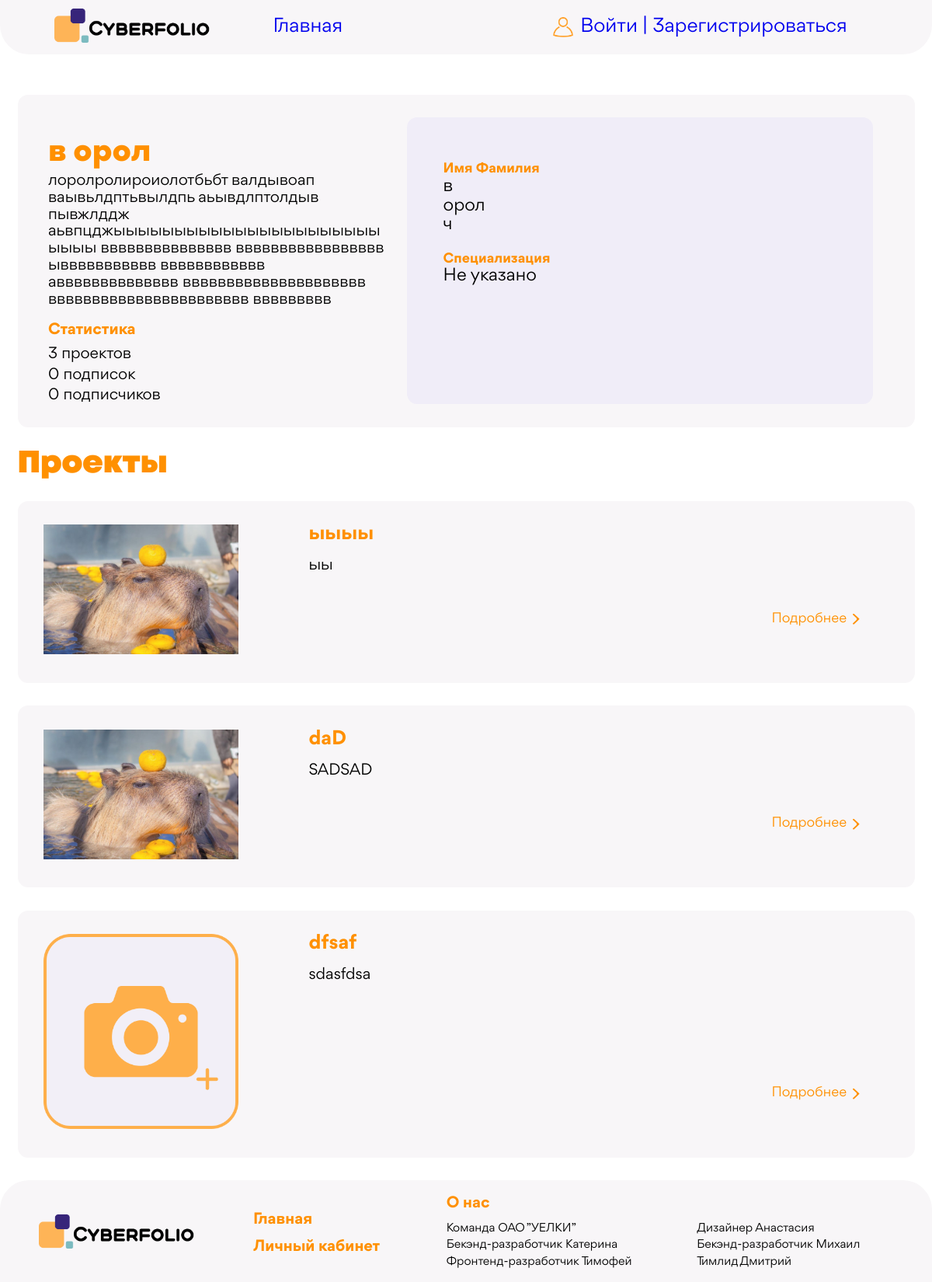
/profile/admin, run on the app's committed database.
### Accounts/models.py (models this page shows, shortened)
class User(AbstractUser):
    sur_sur_name = models.CharField(max_length=20, verbose_name="Фамилия",blank=True)
    slug = models.SlugField(verbose_name='Слаг', unique=True)
    descriptions = models.TextField(max_length=300, verbose_name='Описание',blank=True)
    email = models.EmailField(verbose_name='Почта',blank=True)
    spec = models.ForeignKey('Specs', db_index=True, on_delete=models.PROTECT, verbose_name="Специализация",blank=True, default=1)
    photo = models.ImageField(upload_to=user_directory_path, blank=True, verbose_name="Фото")
    time_create = models.DateTimeField(auto_now_add=True, verbose_name="Время создания")
    vk_url = models.URLField(max_length=128, blank=True, verbose_name='VK')
    hh_url = models.URLField(max_length=128,blank=True, verbose_name='HH')
    behance_url = models.URLField(max_length=128,blank=True,verbose_name='BH')
    def get_projects(self):
        return Project.objects.all().filter(users=self)
    def count_projects(self):
        return self.get_projects().count()
    def get_followers(self):
        return Follow.objects.all().filter(follow_from_id=self.id).values_list('follow_to', flat=True)
    def count_followers(self):
        return self.get_followers().count()
    def count_followings(self):
        return Follow.objects.all().filter(follow_to_id=self.id).count()
    class Meta:
        verbose_name = 'Юзер'
        verbose_name_plural = 'Юзеры'
        ordering = ['id']

class Specs(models.Model):
    name = models.CharField(max_length=40, verbose_name="Специализация")
    def __str__(self):
        return self.name
    class Meta:
        verbose_name = 'Специализация'
        verbose_name_plural = 'Специализации'
        ordering = ['id']

class Project(models.Model):
    slug = models.SlugField(verbose_name='Слаг', unique=False)
    name = models.CharField(max_length=50, db_index=True, verbose_name="Название")
    users = models.ManyToManyField(User)
    type = models.ForeignKey('TypeProject', on_delete=models.PROTECT, verbose_name='Тип преокта', default=1)
    spec_proj = models.ForeignKey('SpecProject', on_delete=models.PROTECT, verbose_name='Специализация', default=1)
    sum_unregistred = models.IntegerField(default=0, verbose_name='Сумма оценок незареганных')
    count_unregistred = models.IntegerField(default=0, verbose_name='Количество оценок незареганных')
    descriptions = models.TextField(max_length=300, verbose_name='Описание')
    key_words= models.TextField(max_length=100, verbose_name='Ключевые слова')
    url = models.URLField(max_length=128,  blank=True, verbose_name='URL')
    time_developing = models.CharField(max_length=30,  verbose_name="Время разработки")
    teammate1 = models.URLField(max_length=128,  blank=True, verbose_name='Тиммейт1')
    teammate2 = models.URLField(max_length=128,  blank=True, verbose_name='Тиммейт2')
    teammate3 = models.URLField(max_length=128,  blank=True, verbose_name='Тиммейт3')
    teammate4 = models.URLField(max_length=128,  blank=True, verbose_name='Тиммейт4')
    teammate5 = models.URLField(max_length=128,  blank=True, verbose_name='Тиммейт5')
    avatar_image = models.ImageField(upload_to=project_directory_path, blank=True, verbose_name="Аватар")
    main_image = models.ImageField(upload_to=project_directory_path, blank=True, verbose_name="Основное фото")
    class Meta:
        verbose_name = 'Проект'
        verbose_name_plural = 'Проекты'
        ordering = ['id']

### Accounts/views.py (the view)
# urls.py: path('profile/<slug:slug>', Profile.as_view(), name='profile'),
class Profile(DetailView):
    model = User
    template_name = 'user_profile.html'
    context_object_name = 'user'
    def get(self, request, *args, **kwargs):
        slug = self.kwargs.get(self.slug_url_kwarg, None)
        user_profile = get_object_or_404(User,slug=slug)
        is_your_profile = False
        if request.user.is_authenticated:
            if user_profile.id == request.user.id:
                is_your_profile = True
        return render(request, 'user_profile.html', {'user': user_profile, 'is_your_profile': is_your_profile, 'projects':user_profile.get_projects(), 'title': slug})

### templates/user_profile.html (shortened to what this page needs)
{% extends 'base.html' %}
{% load static %}
{% block css %}
    <link rel="stylesheet" href="{% static 'css/normalize.css' %}">
    <link rel="stylesheet" href="{% static 'css/general_styles.css' %}">
    <link rel="stylesheet" href="{% static 'css/user-profile_styles.css' %}">
    <link href = "{% static 'fonts/stylesheet.css' %}" rel = "stylesheet" type = "text/css" />
{% endblock %}
{% block content %}
    <div class="container user-info-container">
        <div class="left-user-section">
            <h1 class="user-header">{{ user.first_name }} {{ user.last_name }}</h1>
            <p class="user-info user-text">{{ user.descriptions }}</p>
            <div class="user-statistic-container">
                <div class="user-statistic">
                    <div class="first-colum">
                        <h3 class="user-statistic-header">Статистика</h3>
                        <ul class="statistic-list">
                            <li class="statistic-item">{{ user.count_projects }} проектов</li>
                            <li class="statistic-item">{{ user.count_followers }} подписок</li>
                            <li class="statistic-item">{{ user.count_followings }} подписчиков</li>
                        </ul>
                    </div>
                </div>
            </div>
        </div>
        <div class="right-user-section">
            <div class="personal-user-info">
                <h4 class="personal-header">Имя Фамилия</h4>
                <p class="personal-item">{{ user.first_name }}</p>
                <p class="personal-item">{{ user.last_name}} </p>
                <p class="personal-item">{{user.sur_sur_name}} </p>
                <h4 class="personal-header">Специализация</h4>
                <p class="personal-item">{{ user.spec }}</p>
            </div>
            <div class="user-avatar">
            </div>
        </div>
    </div>
    <div class="container second-container">
        <h1 class="projects-header">Проекты</h1>
    </div>
    {% for project in projects %}
        <div class="container third-container">
            <div class="project-avatar-aria">
                {% if project.avatar_image %}
                    <img src="{{ project.avatar_image.url }}" alt="" class="avatar">
                {% else %}
                    <img src="{% static '/images/default_photo.png' %}" alt="" class="avatar">
                {% endif %}
            </div>
            <div class="project-info-aria">
                <div>
                    <h3 class="project-name">{{ project.name }}</h3>
                    <p class="project-info user-text">{{ project.key_words }}</p>
                </div>
                <div class="about-project-section">
                    <a href="{% url 'project' profile_slug=user.slug post_slug=project.slug %}" class="project-link">
                        <h5 class="abour-project">Подробнее</h5>
                        <img class="abour-project-icon" src="{% static 'images/about-project-icon.svg' %}">
                    </a>
                </div>
            </div>
        </div>
    {% endfor %}
{% endblock %}

### Accounts/static/css/general_styles.css (style rules this page uses)
body { background-image: url(../images/background.png); background-size: cover; background-repeat: no-repeat; display: flex; flex-direction: column; min-height: 100%; }
p { margin: 0; }
a { text-decoration: none; }
ul { list-style: none; margin: 0; padding: 0; }
img { max-width: 100%; }
html { font-family: "Gordita"; height: 100%; }
* { box-sizing: border-box; }
.user-text { font-family: 'Gordita'; font-style: normal; font-weight: 400; font-size: 1.6667vw; line-height: 1.8229vw; overflow-wrap: break-word; }
.statistic-item:not(:last-child) { margin-bottom: 0.41vw; }
.user-statistic-header { display: inline; font-weight: 700; font-size: 1.66667vw; line-height: 1.8229vw; color: #FF9000; margin-bottom: 0.78125vw; margin-top: 1.40vw; padding: 0px; }
.statistic-item { font-weight: 400; font-size: 1.66667vw; line-height: 1.8229vw; flex-wrap: nowrap; display: flex; margin-top: 0px; padding: 0px; }
.abour-project { font-weight: 400; font-size: 1.46vw; line-height: 1.5625vw; color: #FF9000; }
.project-link { padding: 1vw; }
.abour-project-icon { min-width: 0.7vw; max-width: 0.7vw; margin-left: 0.68125vw; }
.project-link { display: flex; flex-direction: row; align-items: center; margin-top: auto; }
.container { max-width: 100%; margin: 0; }
h1 { margin: 0; }

### Accounts/static/css/user-profile_styles.css (style rules this page uses)
html { margin: 0px; padding: 0px; }
.user-info-container { display: flex; background-color: #F8F6F8; padding-bottom: 2.5vw; padding-top: 2.396vw; position: relative; margin-top: 4.375vw; border-radius: 1.094vw; }
.container { width: 96.25vw; margin-right: auto; margin-left: auto; }
.left-user-section { display: flex; flex-direction: column; width: 41.823vw; padding-left: 3.28125vw; padding-right: 1.97vw; justify-content: space-between; }
.user-header { padding-top: 1.61458vw; font-weight: 900; font-size: 3.33333vw; color: #FF9000; line-height: 4.27083vw; }
.user-statistic-container { display: flex; flex-wrap: nowrap; }
.user-statistic { display: flex; flex-direction:row; width: 100%; justify-content:space-between; margin-top: 0px; }
.first-colum { display: flex; flex-direction: column; margin-top: 0px; padding: 0px; }
.user-statistic-header { display: inline; font-weight: 700; font-size: 1.66667vw; line-height: 1.8229vw; color: #FF9000; margin-bottom: 0.78125vw; margin-top: 1.40vw; padding: 0px; }
.statistic-item:not(:last-child) { margin-bottom: 0.41vw; }
.statistic-item { font-weight: 400; font-size: 1.66667vw; line-height: 1.8229vw; flex-wrap: nowrap; display: flex; margin-top: 0px; padding: 0px; }
.right-user-section { display: flex; flex-direction: row; width: auto; background-color: #F0EDF8; padding-top: 2.917vw; padding-left: 3.854vw; padding-bottom: 1.6vw; padding-right: 1.979vw; margin-right: 1.5625vw; border-radius: 1.09375vw; }
.avatar { width: 20.88vw; max-width: 20.88vw; min-width: 20.88vw; margin-right: 3.125vw; }
.personal-item { font-weight: 400; font-size: 1.875vw; line-height: 2.03125vw; margin-top: 0px; margin-bottom: 0px; }
.personal-header { font-weight: 700; font-size: 1.4583vw; line-height: 1.5625vw; margin-bottom: 0px; color: #FF9000; }
.user-avatar { display: flex; flex-direction: column; align-items: end; margin-left: 8.646vw; }
.second-container { display: flex; flex-direction: row; justify-content: space-between; align-items: center; margin-top: 1.8229vw; margin-bottom: 1.77vw; }
h3 { margin: 0; padding: 0; }
.projects-header { font-family: 'Mont'; font-weight: 900; font-size: 3.3333vw; line-height: 4.27vw; color: #FF9000; }
.third-container { display: flex; flex-direction: row; background-color: #F8F6F8; padding: 2.552vw 2.8125vw 2.6vw 2.8125vw; margin-bottom: 2.448vw; border-radius: 1.1vw; }
.project-info-aria { display: flex; width: 60.1vw; justify-content: space-between; flex-direction: column; margin-left: 4.427vw; overflow-wrap: break-word; }
.project-name { font-weight: 700; font-size: 2.08vw; line-height: 2.2396vw; color: #FF9000; margin-bottom: 1.25vw; }
.project-info { margin-top: 0px !important; overflow-wrap: break-word; }
.project-link { display: flex; flex-direction: row; align-items: center; justify-content: end; margin-top: auto; }

### data on the page
User: first_name "в", last_name "орол", descriptions "лоролролироиолотбьбт валдывоап ваывьлдптьвылдпь аьывдлптолдыв пывжлддж аьвпцджыыыыыыыыыыыыыыыыыыыыыыыыыы ввввввввввввввв ввввввввввввввввв ыввввввввввв вввввввввввв авввввввввввввв ввввввввввввввввввввв ввввввввввввввввввввввв ввввввввв", count_projects "3", count_followers "0", count_followings "0", sur_sur_name "ч", spec "Не указано"
Project: avatar_image (picture), name "ыыыы", key_words "ыы"
Project: avatar_image (picture), name "daD", key_words "SADSAD"
Project: name "dfsaf", key_words "sdasfdsa"
